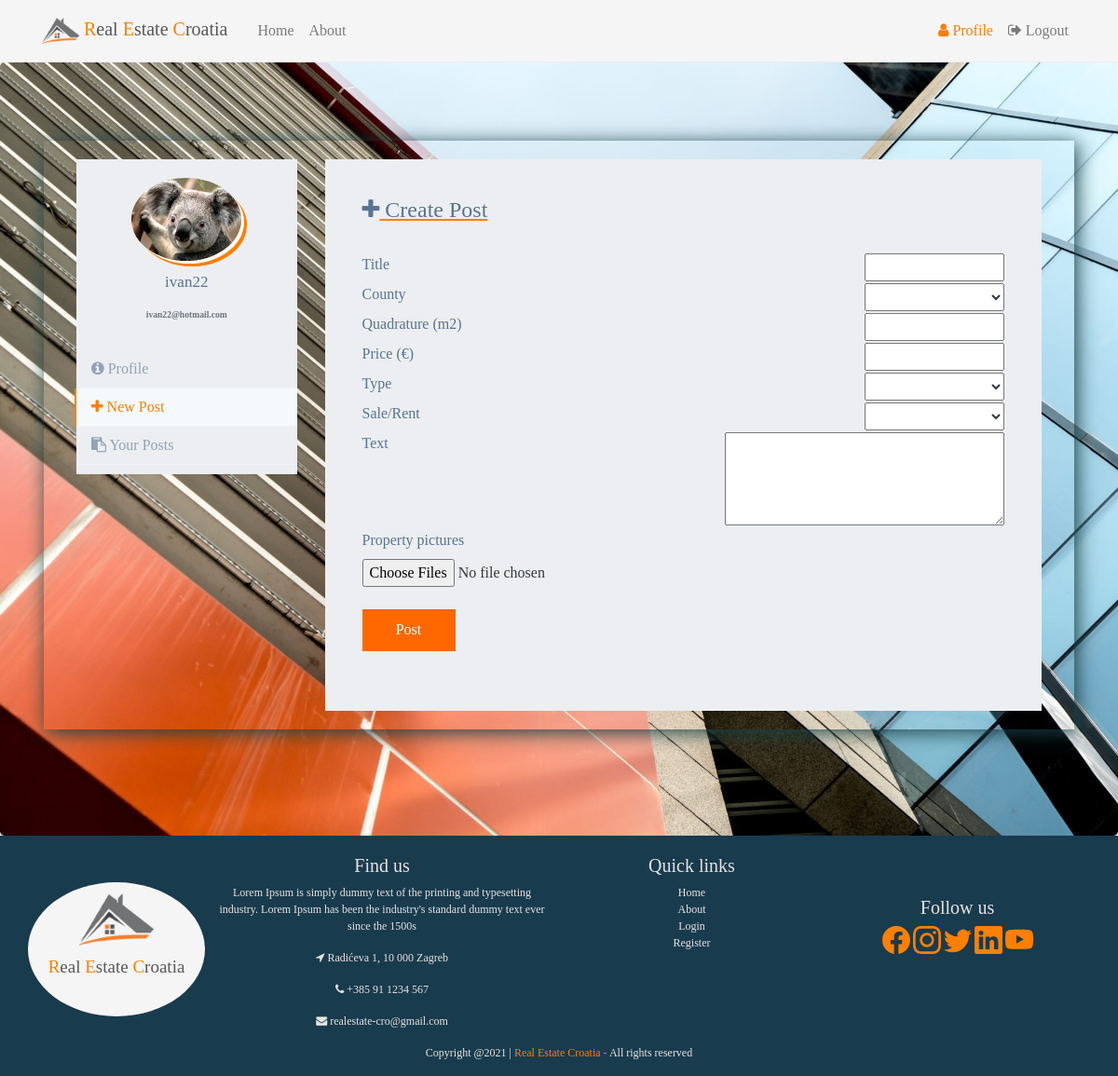
/create_post (signed in), run on the app's committed database.
### project/models.py (models this page shows, shortened)
class Users(db.Model, UserMixin):
    id = db.Column(db.Integer, primary_key=True)
    email = db.Column(db.String(124), unique=True, nullable=False)
    username = db.Column(db.String(124), unique=True, nullable=False)
    password_hash = db.Column(db.String(164), nullable=False)
    profile_picture = db.Column(db.String(124), default="default.jpg")
    posts = db.relationship("Posts", backref="author", lazy="dynamic")

### project/posts/views.py (the view, shortened to what this page needs)
@posts.route("/create_post", methods=["GET", "POST"])
@login_required
def create_post():
    session["images"] = []
    form = PostForm()
    picture_file = url_for("static", filename="profile_pictures/" + current_user.profile_picture)
    return render_template("create_post.html", form=form, picture_file=picture_file)

### project/models.py (called while the page is built)
@login_manager.user_loader
def load_user(user_id):
    return Users.query.get(int(user_id))

### project/templates/create_post.html (shortened to what this page needs)
{% extends "base.html" %}
{% block content %}
<div class="jumbotron" id="create-jumbotron">
<div class="container">
    <div class="row profile">
		<div class="col-md-3">
			<div class="profile-sidebar">
				<div class="profile-userpic">
					<img class="img-responsive" src="{{url_for('static', filename='profile_pictures/' + current_user.profile_picture)}}">
				</div>
				<div class="profile-usertitle">
					<div class="profile-usertitle-name">
						<p class="account-heading"> {{current_user.username}}</p>
					</div>
					<div class="profile-email">
						<p class="text-secondary"> {{current_user.email}}</p>
					</div>
				</div>
				<div class="profile-usermenu">
					<ul class="nav">
                        <li>
							<a class="nav-item nav-link" href="{{ url_for('users.profile') }}"><i class="fa fa-info-circle" aria-hidden="true"></i> Profile</a>
						</li>
						<li class="active">
							<a class="nav-item nav-link" href="{{ url_for('posts.create_post') }}"><i class="fa fa-plus" aria-hidden="true"></i> New Post</a>
						</li>
						<li>
							<a class="nav-item nav-link" href="{{ url_for('users.user_posts', username=current_user.username) }}"><i class="fa fa-clipboard" aria-hidden="true"></i> Your Posts</a>
						</li>
					</ul>
				</div>
			</div>
		</div>
		<div class="col-md-9">
            <div class="profile-content">
                <form method="POST" enctype="multipart/form-data" id="create-form">
                    <h4><i class="fa fa-plus" aria-hidden="true"></i> Create Post</h4>
                    {{form.hidden_tag()}}<br>
                    {{form.title.label()}} {{form.title()}}
                    <br>
                    {{form.county.label()}} {{form.county()}}
                    <br>
                    {{form.quadrature.label()}} {{form.quadrature()}}
                    <br>
                    {{form.price.label()}} {{form.price()}}
                    <br>
                    {{form.property_type.label()}} {{form.property_type()}}
                    <br>
                    {{form.sale_rent.label()}} {{form.sale_rent(id="sale_rent2")}}
                    <br>
                    {{form.text.label()}} {{form.text()}}
                    <br><br>
                    <br><br>{{form.property_pics.label()}}<br> {{form.property_pics(multiple="multiple")}}
                    <br>
                    <br>{{form.submit()}}
                </form><br>
            </div>
		</div>
	</div>
</div>
</div>
{% endblock %}

### project/static/style.css (style rules this page uses)
body { font-family: Georgia, serif; background-color: rgba(236, 238, 241); }
#county_filter, #quadrature_filter, #price_filter, #property_type_filter, #sale_rent, #submit { width: 14%; height: 40px; border: transparent; background-color: white; border-radius: 0px; margin-top: 10px; background-color:#fefefa; outline: none; opacity: none; margin: 10px auto; padding: 10px; }
#submit { background-color: #ff6700; color: white; margin-left: 5px; transition: transform .2s; height: 45px; }
.profile { margin: 20px 0 auto; padding: 20px; margin-bottom: 50px; box-shadow: 3px 3px 20px rgba(25,66,72); }
.profile-sidebar { padding: 20px 0 10px 0; background-color: rgba(236, 238, 241); }
.profile-userpic img { margin: 0 auto; width: 50%; height: 50%; border-radius: 50%; box-shadow: 3px 3px white, 6px 6px #ff7f00; display: block; margin-left: auto; margin-right: auto; }
.profile-usertitle { text-align: center; margin-top: 10px; }
.profile-usertitle-name { color: #5a7391; margin-bottom: 7px; font-size: 17px; }
.profile-email { color: #5a7391; font-size: 0.8vw; font-weight: 600; }
.profile-usermenu { margin-top: 30px; }
.profile-usermenu ul li { border-bottom: 1px solid #f0f4f7; width: 100%; }
.profile-usermenu ul li a { color: #93a3b5; font-weight: 400; font-size: 16px; }
.profile-usermenu ul li.active a { color: #ff7f00; background-color: #f6f9fb; border-left: 2px solid #ff7f00; margin-left: -2px; }
#profile-jumbotron, #create-jumbotron, #users-jumbotron { background-image: url(background/profile-background.jpg); background-repeat: no-repeat; background-size: cover; margin: auto; }
.profile-content { padding: 40px 40px; min-height: 380px; background-color: rgba(236, 238, 241); }
#user-info-form h3, #create-form h4, #published-posts { text-decoration: underline #ff7f00; color: #5a7391; }
#user-info-form input, #create-form input, #create-form select, #create-form textarea { color: #353839; }
#user-info-form #submit, #create-form #submit { color: white; margin: auto; min-width: 100px; }
#user-info-form #email, #user-info-form #username, #create-form #title, #create-form #county, #create-form #quadrature, #create-form #price, #create-form #sale_rent2, #create-form #property_type, #create-form #text { float: right; width: 245px; height: 30px; margin: 0 160px auto; }
#create-form #text { height: 100px; }
@media (max-width:1200px) { #user-info-form #email, #user-info-form #username, #create-form #title, #create-form #county, #create-form #quadrature, #create-form #price, #create-form #sale_rent2, #create-form #property_type, #create-form #text { margin: 0 auto; margin-left: 0px; width: 150px; } }
#create-form #text { width: 300px; }
#create-form label { color: #5a7391; }

### data on the page
Users: profile_picture (picture), username "ivan22", email "ivan22@hotmail.com"
